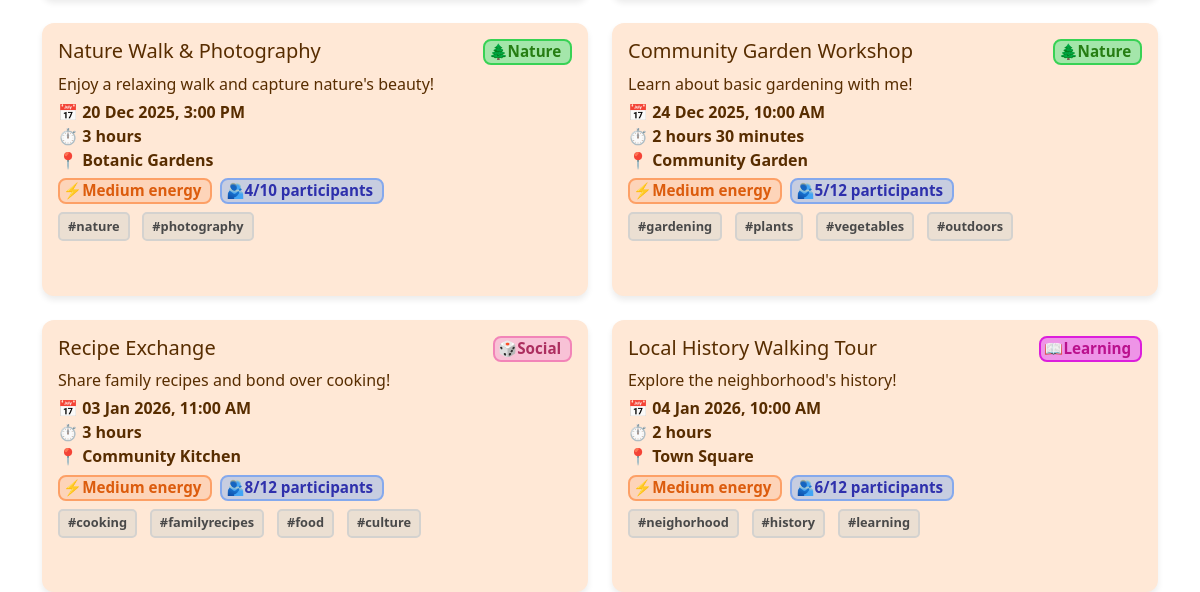
Before: /explore (lower part) with the older database file.
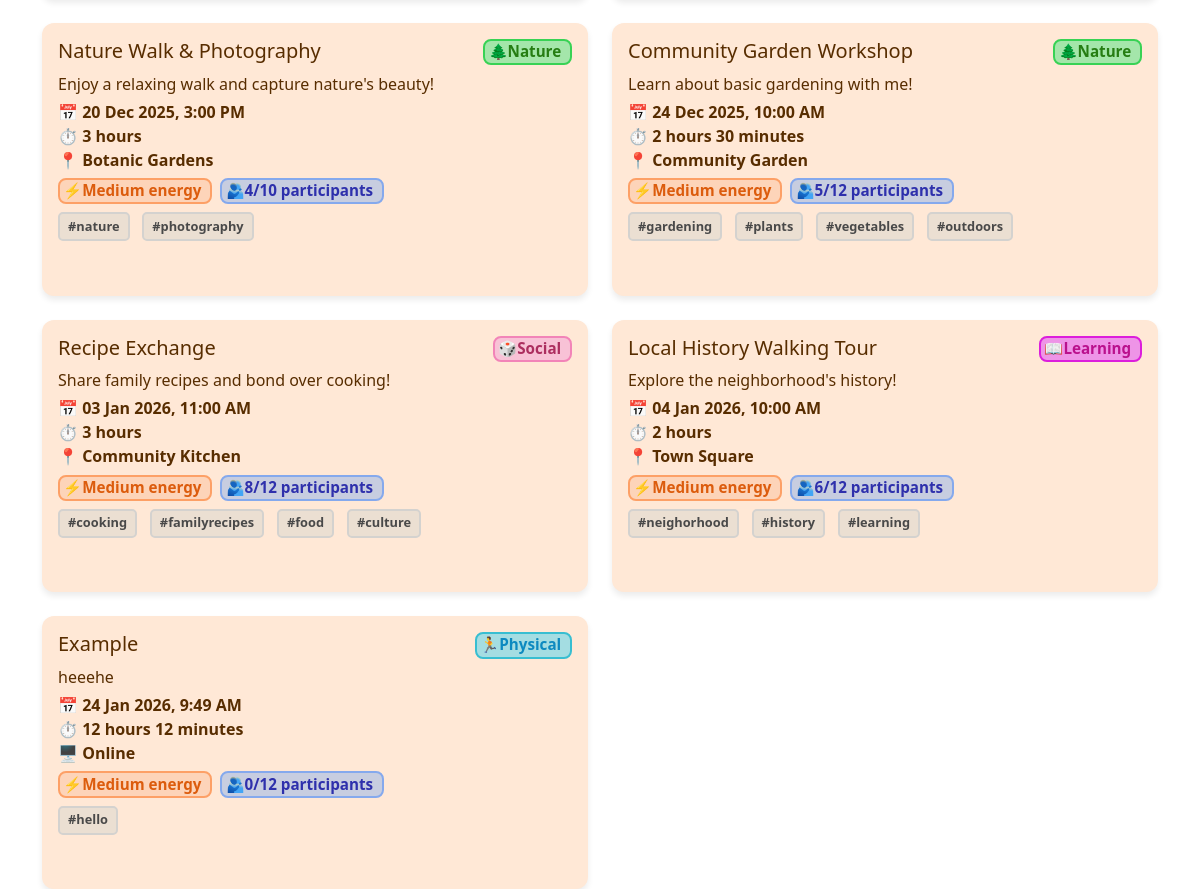
After: the same page with the newer database file.
### activities.py (models this page shows)
class Activity(db.Model):
    id = db.Column(db.Integer, primary_key=True)
    name = db.Column(db.String(100))
    description = db.Column(db.Text)
    date = db.Column(db.String(20))
    time = db.Column(db.String(10))
    duration_hours = db.Column(db.Integer)
    duration_minutes = db.Column(db.Integer)
    format_type = db.Column(db.String(20))
    location = db.Column(db.String(100))
    type = db.Column(db.String(50))
    energy = db.Column(db.String(10))
    max_participants = db.Column(db.Integer)
    participants = db.Column(db.Integer)
    tags = db.Column(db.String(200))
    creator = db.Column(db.String(50))

### app.py (the view)
@app.route("/explore")
def explore():
    query = Activity.query
    search = request.args.get("search")
    if search:
        query = query.filter(
            (Activity.name.ilike(f"%{search}%")) |
            (Activity.type.ilike(f"%{search}%")) |
            (Activity.tags.ilike(f"%{search}%"))
        )
    category = request.args.get("category")
    if category:
        query = query.filter_by(type=category)
    energy = request.args.get("energy")
    if energy:
        query = query.filter_by(energy=energy)
    format_type = request.args.get("format")
    if format_type:
        query = query.filter_by(format_type=format_type)
    activities = query.order_by(Activity.date.asc()).all()
    for a in activities:
        a.tags = a.tags.split(",") if a.tags else []
        try:
            parsed_date = datetime.strptime(a.date, "%Y-%m-%d")
        except ValueError:
            parsed_date = datetime.strptime(a.date, "%d %b %Y")
        a.display_date = parsed_date.strftime("%d %b %Y")
        try:
            parsed_time = datetime.strptime(a.time, "%H:%M")
        except ValueError:
            parsed_time = datetime.strptime(a.time, "%I:%M %p")
        a.display_time = parsed_time.strftime("%I:%M %p").lstrip("0")
    return render_template("explore.html", activities=activities)

### templates/explore.html (shortened to what this page needs)
{% extends "base.html" %}
{% block extra_css %}
<link rel="stylesheet" href="{{ url_for('static', filename='css/activities.css') }}">
<link rel="stylesheet" href="{{ url_for('static', filename='css/explore.css') }}">
{% endblock %}
{% block content %}
<div class="row g-4">
    {% if activities %}
    {% for activity in activities %}
    <div class="col-md-6">
        <div class="activity-card position-relative h-100">
            <div class="d-flex flex-column flex-sm-row justify-content-between align-items-start spacing">
                <h5 class="mb-0">{{ activity.name }}</h5>
                {% if activity.type == 'Creative Arts' %}
                <span class="badge badge-creativearts category-badge mb-2 mb-sm-0">🎨Creative Arts</span>
                {% elif activity.type == 'Social' %}
                <span class="badge badge-social category-badge mb-2 mb-sm-0">🎲Social</span>
                {% elif activity.type == 'Learning' %}
                <span class="badge badge-learning category-badge mb-2 mb-sm-0">📖Learning</span>
                {% elif activity.type == 'Physical' %}
                <span class="badge badge-physical category-badge mb-2 mb-sm-0">🏃Physical</span>
                {% elif activity.type == 'Nature' %}
                <span class="badge badge-nature category-badge mb-2 mb-sm-0">🌲Nature</span>
                {% elif activity.type == 'Technology' %}
                <span class="badge badge-technology category-badge mb-2 mb-sm-0">💻Technology</span>
                {% endif %}
            </div>
            <p>{{ activity.description }}</p>
            <div class="row fw-semibold spacing">
                <div class="col-12">
                    📅 {{ activity.display_date }}, {{ activity.display_time }}
                </div>
                <div class="col-12">⏱
                    {% set h = activity.duration_hours %}
                    {% set m = activity.duration_minutes %}
                    {% if h and m %}
                    {{ h }} hour{% if h > 1 %}s{% endif %} {{ m }} minute{% if m > 1 %}s{% endif %}
                    {% elif h %}
                    {{ h }} hour{% if h > 1 %}s{% endif %}
                    {% elif m %}
                    {{ m }} minute{% if m > 1 %}s{% endif %}
                    {% else %}
                    0 minutes
                    {% endif %}
                </div>
                <div class="col-12">
                    {% if activity.format_type|lower == 'online' %}
                    🖥️ Online
                    {% else %}
                    📍 {{ activity.location }}
                    {% endif %}
                </div>
            </div>
            <div class="d-flex flex-wrap gap-2 spacing">
                <span class="badge
                        {% if activity.energy == 'Low' %}energy-low
                        {% elif activity.energy == 'Medium' %}energy-medium
                        {% elif activity.energy == 'High' %}energy-high
                        {% endif %}">
                    ⚡{{ activity.energy }} energy
                </span>
                <span class="badge participants">🫂{{ activity.participants }}/{{ activity.max_participants }}
                    participants</span>
            </div>
            <div class="activity-tags spacing">
                {% for tag in activity.tags %}
                <span>#{{ tag }}</span>
                {% endfor %}
            </div>
        </div>
    </div>
    {% endfor %}
    {% else %}
    <div class="col-12">
        <div class="alert alert-info text-center fw-semibold">
            No activities found.
        </div>
    </div>
    {% endif %}
</div>
{% endblock %}

Changed rows visible on the page:
added Activity: name "Example", type "🏃Physical", description "heeehe", display_date "24 Jan 2026", display_time "9:49 AM", h "12", m "12", format_type "🖥️ Online", energy "Medium", participants "0", max_participants "12", tags "hello"
